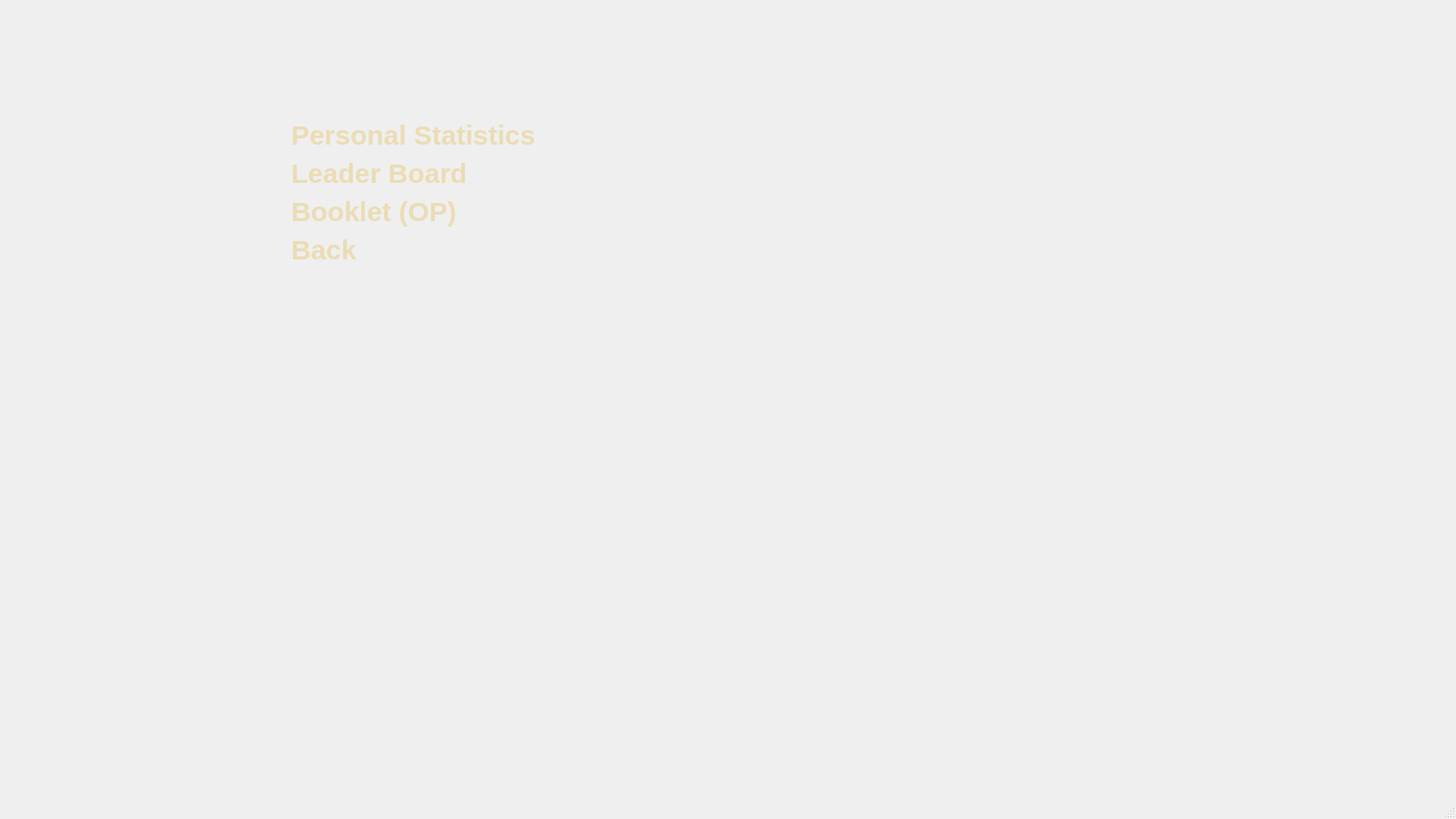
<?xml version="1.0" encoding="UTF-8"?>
<ui version="4.0">
 <class>StatisticsMenu</class>
 <widget class="QMainWindow" name="StatisticsMenu">
  <property name="geometry">
   <rect>
    <x>0</x>
    <y>0</y>
    <width>1600</width>
    <height>900</height>
   </rect>
  </property>
  <property name="windowTitle">
   <string>MainWindow</string>
  </property>
  <widget class="QWidget" name="centralwidget">
   <widget class="QWidget" name="">
    <property name="geometry">
     <rect>
      <x>300</x>
      <y>130</y>
      <width>351</width>
      <height>167</height>
     </rect>
    </property>
    <layout class="QVBoxLayout" name="verticalLayout">
     <item>
      <widget class="QPushButton" name="personalStatisticsButton">
       <property name="cursor">
        <cursorShape>PointingHandCursor</cursorShape>
       </property>
       <property name="focusPolicy">
        <enum>Qt::FocusPolicy::NoFocus</enum>
       </property>
       <property name="styleSheet">
        <string notr="true">QPushButton{
    background: transparent;
    border: none;

    color: rgb(235,220,180);

    font-family: &quot;Samantha&quot;;
    font-size: 30px;
    font-weight: bold;

    text-align: left;

    padding-left: 20px;
}

QPushButton:hover{
    color: rgb(255,210,60);
}

QPushButton:pressed{
    color: rgb(255,180,30);
}</string>
       </property>
       <property name="text">
        <string>Personal Statistics</string>
       </property>
      </widget>
     </item>
     <item>
      <widget class="QPushButton" name="leaderBoardButton">
       <property name="cursor">
        <cursorShape>PointingHandCursor</cursorShape>
       </property>
       <property name="focusPolicy">
        <enum>Qt::FocusPolicy::NoFocus</enum>
       </property>
       <property name="styleSheet">
        <string notr="true">QPushButton{
    background: transparent;
    border: none;

    color: rgb(235,220,180);

    font-family: &quot;Samantha&quot;;
    font-size: 30px;
    font-weight: bold;

    text-align: left;

    padding-left: 20px;
}

QPushButton:hover{
    color: rgb(255,210,60);
}

QPushButton:pressed{
    color: rgb(255,180,30);
}</string>
       </property>
       <property name="text">
        <string>Leader Board</string>
       </property>
      </widget>
     </item>
     <item>
      <widget class="QPushButton" name="bookletButton">
       <property name="cursor">
        <cursorShape>PointingHandCursor</cursorShape>
       </property>
       <property name="focusPolicy">
        <enum>Qt::FocusPolicy::NoFocus</enum>
       </property>
       <property name="styleSheet">
        <string notr="true">QPushButton{
    background: transparent;
    border: none;

    color: rgb(235,220,180);

    font-family: &quot;Samantha&quot;;
    font-size: 30px;
    font-weight: bold;

    text-align: left;

    padding-left: 20px;
}

QPushButton:hover{
    color: rgb(255,210,60);
}

QPushButton:pressed{
    color: rgb(255,180,30);
}</string>
       </property>
       <property name="text">
        <string>Booklet (OP)</string>
       </property>
      </widget>
     </item>
     <item>
      <widget class="QPushButton" name="backButton">
       <property name="cursor">
        <cursorShape>PointingHandCursor</cursorShape>
       </property>
       <property name="focusPolicy">
        <enum>Qt::FocusPolicy::NoFocus</enum>
       </property>
       <property name="styleSheet">
        <string notr="true">QPushButton{
    background: transparent;
    border: none;

    color: rgb(235,220,180);

    font-family: &quot;Samantha&quot;;
    font-size: 30px;
    font-weight: bold;

    text-align: left;

    padding-left: 20px;
}

QPushButton:hover{
    color: rgb(255,210,60);
}

QPushButton:pressed{
    color: rgb(255,180,30);
}</string>
       </property>
       <property name="text">
        <string>Back</string>
       </property>
      </widget>
     </item>
    </layout>
   </widget>
  </widget>
  <widget class="QMenuBar" name="menubar">
   <property name="geometry">
    <rect>
     <x>0</x>
     <y>0</y>
     <width>1600</width>
     <height>26</height>
    </rect>
   </property>
  </widget>
  <widget class="QStatusBar" name="statusbar"/>
 </widget>
 <resources/>
 <connections/>
</ui>
